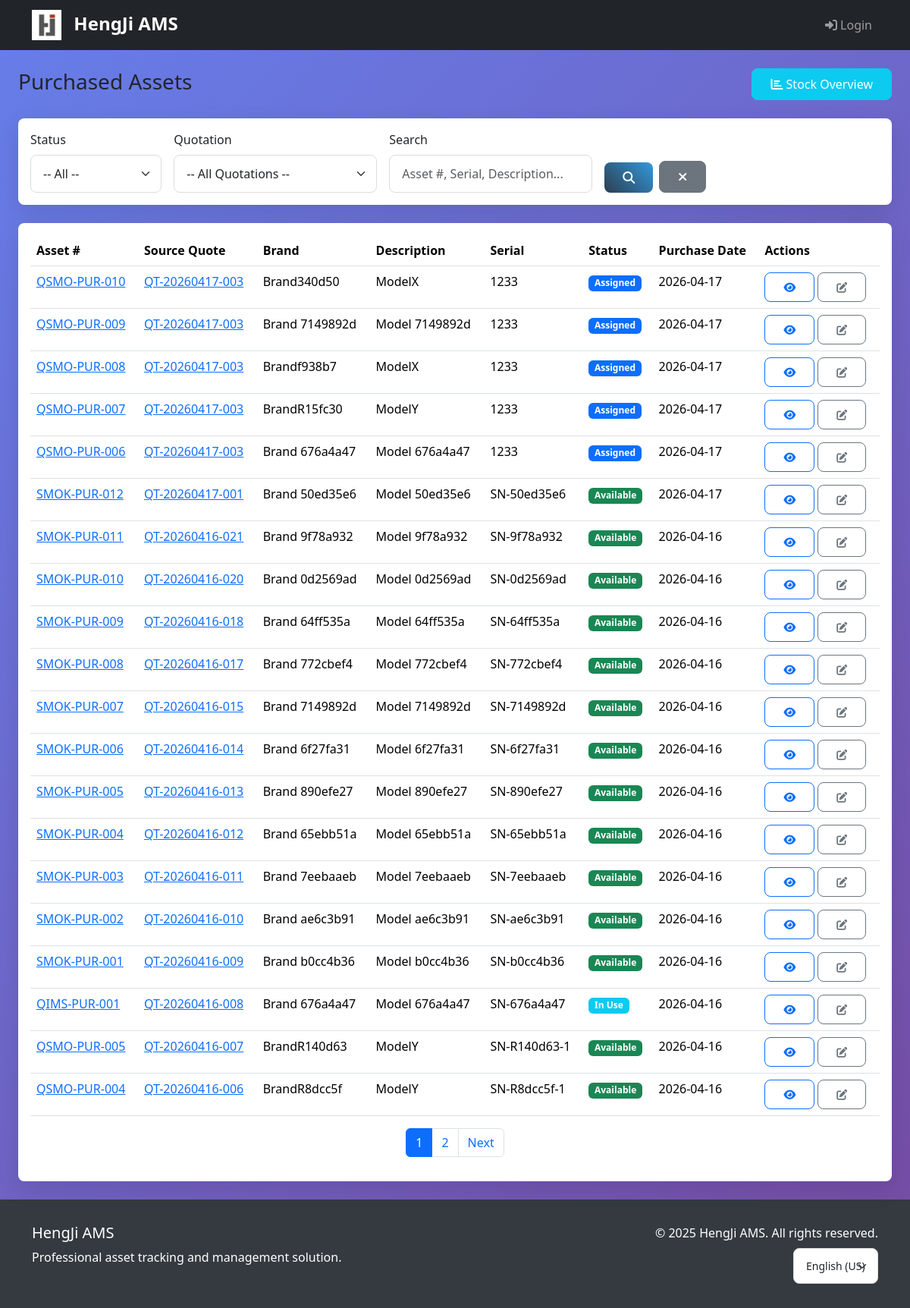
Page /en-us/purchases/ on the earlier database version.
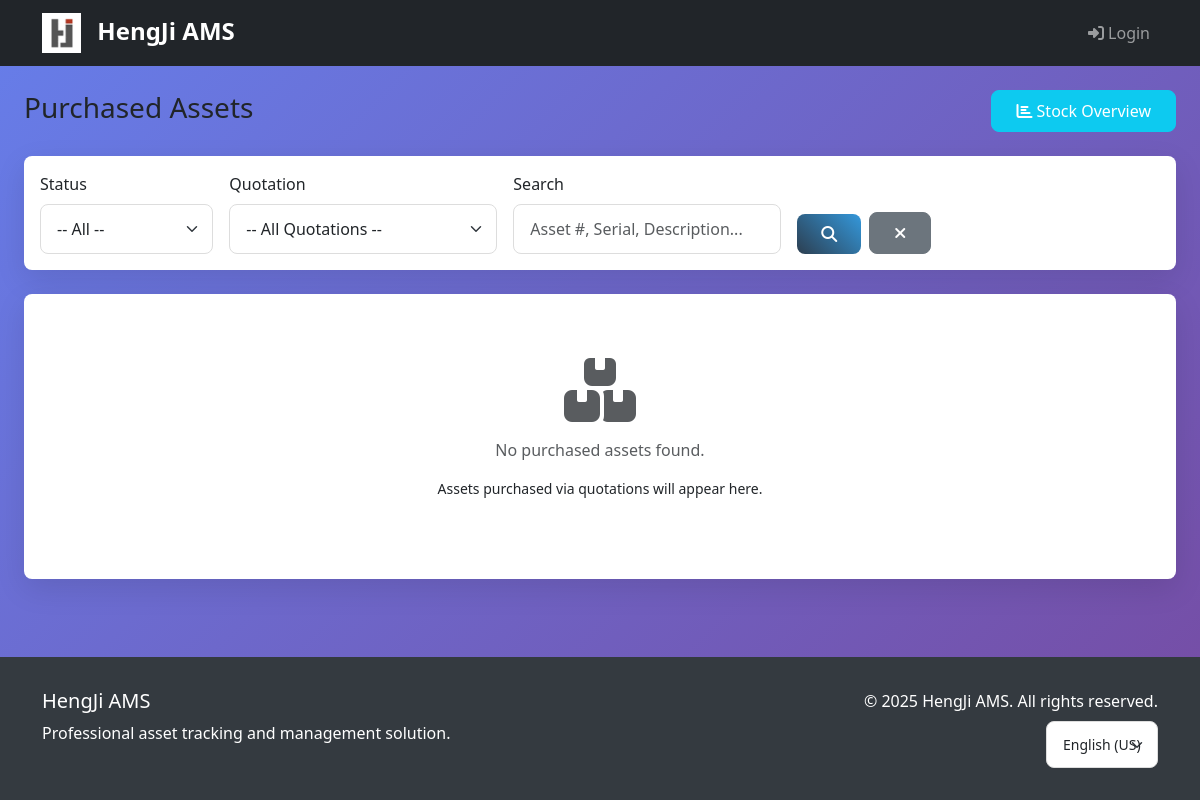
Same page on the later database version.
### assets/models.py (models this page shows, shortened)
class Asset(models.Model):
    class AssetStatus(models.TextChoices):
        AVAILABLE = 'available', _('Available')
        ASSIGNED = 'assigned', _('Assigned')
        IN_USE = 'in_use', _('In Use')
        MAINTENANCE = 'maintenance', _('Under Maintenance')
        REPAIR = 'repair', _('Under Repair')
        RETIRED = 'retired', _('Retired')
        DISPOSED = 'disposed', _('Disposed')
        LOST = 'lost', _('Lost')
        STOLEN = 'stolen', _('Stolen')
    class AssetCondition(models.TextChoices):
        EXCELLENT = 'excellent', _('Excellent')
        GOOD = 'good', _('Good')
        FAIR = 'fair', _('Fair')
        POOR = 'poor', _('Poor')
        DAMAGED = 'damaged', _('Damaged')
    id = models.UUIDField(primary_key=True, default=uuid.uuid4, editable=False)
    asset_number = models.CharField(
        max_length=100,
        unique=True,
        blank=True,  # Allow blank for auto-generation
        verbose_name=_('Asset Number'),
        help_text=_('Unique identifier for the asset (auto-generated if left blank)')
    )
    description = models.TextField(
        blank=True,
        verbose_name=_('Description')
    )
    category = models.ForeignKey(
        AssetCategory,
        on_delete=models.PROTECT,
        related_name='assets',
        verbose_name=_('Category')
    )
    brand = models.ForeignKey(
        AssetBrand,
        on_delete=models.PROTECT,
        related_name='assets',
        verbose_name=_('Brand')
    )
    model = models.ForeignKey(
        AssetModel,
        on_delete=models.SET_NULL,
        null=True,
        blank=True,
        related_name='assets',
        verbose_name=_('Model')
    )
    serial_number = models.CharField(
        max_length=255,
        blank=True,
        verbose_name=_('Serial Number')
    )
    barcode = models.CharField(
        max_length=255,
        blank=True,
        unique=True,
        verbose_name=_('Barcode'),
        help_text=_('Barcode for scanning')
    )
    company = models.ForeignKey(
        'companies.Company',
        on_delete=models.CASCADE,
        related_name='assets',
        verbose_name=_('Company')
    )
    division = models.ForeignKey(
        'companies.Division',
        on_delete=models.SET_NULL,
        null=True,
        blank=True,
        related_name='assets',
        verbose_name=_('Division')
    )
    assigned_to = models.ForeignKey(
        settings.AUTH_USER_MODEL,
        on_delete=models.SET_NULL,
        null=True,
        blank=True,
        related_name='assigned_assets',
        verbose_name=_('Assigned To'),
        help_text=_('User to whom this asset is assigned')
    )
    location = models.ForeignKey(
        'companies.Location',
        on_delete=models.SET_NULL,
        null=True,
        blank=True,
        related_name='assets',
        verbose_name=_('Location'),
        help_text=_('Physical location where the asset is located')
    )
    current_location = models.CharField(
        max_length=255,
        blank=True,
        verbose_name=_('Current Location (Legacy)'),
        help_text=_('Physical location of the asset - deprecated, use Location field')
    )
    status = models.CharField(
        max_length=20,
        choices=AssetStatus.choices,
        default=AssetStatus.AVAILABLE,
        verbose_name=_('Status')
    )
    condition = models.CharField(
        max_length=20,
        choices=AssetCondition.choices,
        default=AssetCondition.GOOD,
        verbose_name=_('Condition')
    )
    purchase_price = models.DecimalField(
        max_digits=12,
        decimal_places=2,
        null=True,
        blank=True,
        verbose_name=_('Purchase Price')
    )
    current_value = models.DecimalField(
        max_digits=12,
        decimal_places=2,
        null=True,
        blank=True,
        verbose_name=_('Current Value')
    )
    purchase_date = models.DateField(
        null=True,
        blank=True,
        verbose_name=_('Purchase Date')
    )
    source_quotation = models.ForeignKey(
        'quotations.Quotation',
        on_delete=models.SET_NULL,
        null=True,
        blank=True,
        related_name='purchased_assets',
        verbose_name=_('Source Quotation')
    )
    warranty_start_date = models.DateField(
        null=True,
        blank=True,
        verbose_name=_('Warranty Start Date')
    )
    warranty_end_date = models.DateField(
        null=True,
        blank=True,
        verbose_name=_('Warranty End Date')
    )
    warranty_provider = models.CharField(
        max_length=255,
        blank=True,
        verbose_name=_('Warranty Provider')
    )
    photo = models.ImageField(
        upload_to=asset_photo_upload_path,
        blank=True,
        null=True,
        verbose_name=_('Photo')
    )
    notes = models.TextField(
        blank=True,
        verbose_name=_('Notes')
    )
    created_by = models.ForeignKey(
        settings.AUTH_USER_MODEL,
        on_delete=models.SET_NULL,
        null=True,
        related_name='created_assets',
        verbose_name=_('Created By')
    )
    created_at = models.DateTimeField(auto_now_add=True, verbose_name=_('Created At'))
    updated_at = models.DateTimeField(auto_now=True, verbose_name=_('Updated At'))
    last_audit_date = models.DateTimeField(
        null=True,
        blank=True,
        verbose_name=_('Last Audit Date')
    )
    class Meta:
        verbose_name = _('Asset')
        verbose_name_plural = _('Assets')
        ordering = ['-created_at']
        indexes = [
            models.Index(fields=['asset_number']),
            models.Index(fields=['serial_number']),
            models.Index(fields=['barcode']),
            models.Index(fields=['status']),
            models.Index(fields=['company']),
        ]

class AssetBrand(models.Model):
    id = models.UUIDField(primary_key=True, default=uuid.uuid4, editable=False)
    name = models.CharField(
        max_length=255,
        unique=True,
        verbose_name=_('Brand Name')
    )
    code = models.CharField(
        max_length=50,
        unique=True,
        verbose_name=_('Brand Code'),
        help_text=_('Short code for the brand (e.g., DELL, HP, APPLE)')
    )
    description = models.TextField(
        blank=True,
        verbose_name=_('Description')
    )
    website = models.URLField(
        blank=True,
        verbose_name=_('Website')
    )
    support_email = models.EmailField(
        blank=True,
        verbose_name=_('Support Email')
    )
    support_phone = models.CharField(
        max_length=20,
        blank=True,
        verbose_name=_('Support Phone')
    )
    is_active = models.BooleanField(default=True, verbose_name=_('Active'))
    created_at = models.DateTimeField(auto_now_add=True, verbose_name=_('Created At'))
    updated_at = models.DateTimeField(auto_now=True, verbose_name=_('Updated At'))
    class Meta:
        verbose_name = _('Asset Brand')
        verbose_name_plural = _('Asset Brands')
        ordering = ['name']

### quotations/models.py (models this page shows, shortened)
class Quotation(models.Model):
    class QuotationStatus(models.TextChoices):
        DRAFT = 'draft', _('Draft')
        SENT = 'sent', _('Sent')
        CONFIRMED = 'confirmed', _('Confirmed')
        EXPIRED = 'expired', _('Expired')
        CANCELLED = 'cancelled', _('Cancelled')
    quotation_number = models.CharField(
        max_length=50,
        unique=True,
        verbose_name=_('Quotation Number')
    )
    customer = models.ForeignKey(
        Company,
        on_delete=models.PROTECT,
        related_name='quotations',
        verbose_name=_('Customer')
    )
    quotation_date = models.DateField(
        default=datetime.date.today,
        verbose_name=_('Quotation Date')
    )
    valid_until = models.DateField(
        verbose_name=_('Valid Until')
    )
    attn = models.CharField(
        max_length=200,
        blank=True,
        verbose_name=_('Attention')
    )
    tel = models.CharField(
        max_length=20,
        blank=True,
        verbose_name=_('Telephone')
    )
    status = models.CharField(
        max_length=20,
        choices=QuotationStatus.choices,
        default=QuotationStatus.SENT,
        verbose_name=_('Status')
    )
    total_without_tax = models.DecimalField(
        max_digits=14,
        decimal_places=2,
        default=Decimal('0.00'),
        validators=[MinValueValidator(Decimal('0.00'))],
        verbose_name=_('Total Without Tax')
    )
    total_with_tax = models.DecimalField(
        max_digits=14,
        decimal_places=2,
        default=Decimal('0.00'),
        validators=[MinValueValidator(Decimal('0.00'))],
        verbose_name=_('Total With Tax')
    )
    total_tax = models.DecimalField(
        max_digits=14,
        decimal_places=2,
        default=Decimal('0.00'),
        validators=[MinValueValidator(Decimal('0.00'))],
        verbose_name=_('Total Tax')
    )
    notes = models.TextField(
        blank=True,
        verbose_name=_('Notes')
    )
    created_at = models.DateTimeField(auto_now_add=True, verbose_name=_('Created At'))
    updated_at = models.DateTimeField(auto_now=True, verbose_name=_('Updated At'))
    class Meta:
        verbose_name = _('Quotation')
        verbose_name_plural = _('Quotations')
        ordering = ['-created_at']

### purchases/views.py (the view)
# urls.py: path('', views.PurchaseListView.as_view(), name='list'),
class PurchaseListView(ListView):
    model = Asset
    template_name = 'purchases/list.html'
    context_object_name = 'assets'
    paginate_by = 20
    def get_queryset(self):
        queryset = Asset.objects.filter(
            source_quotation__isnull=False
        ).select_related('source_quotation', 'brand', 'model', 'category')
        quotation_id = self.request.GET.get('quotation')
        if quotation_id:
            queryset = queryset.filter(source_quotation_id=quotation_id)
        status = self.request.GET.get('status')
        if status:
            queryset = queryset.filter(status=status)
        search = self.request.GET.get('search')
        if search:
            queryset = queryset.filter(
                Q(asset_number__icontains=search) |
                Q(serial_number__icontains=search) |
                Q(description__icontains=search)
            )
        return queryset
    def get_context_data(self, **kwargs):
        context = super().get_context_data(**kwargs)
        context['status_choices'] = Asset.AssetStatus.choices
        context['selected_status'] = self.request.GET.get('status', '')
        context['search_query'] = self.request.GET.get('search', '')
        context['selected_quotation'] = self.request.GET.get('quotation', '')
        context['quotations'] = Quotation.objects.filter(
            purchased_assets__isnull=False
        ).distinct().order_by('-created_at')
        return context

### templates/purchases/list.html (shortened to what the changed rows need)
{% extends "base/base.html" %}
{% load i18n %}
{% block content %}
<div class="container-fluid">
    <div class="row mb-4">
        <div class="col-12 d-flex justify-content-between align-items-center">
            <h1 class="h3">{% trans "Purchased Assets" %}</h1>
        </div>
    </div>
    <div class="row">
        <div class="col-12">
            <div class="card">
                <div class="card-body">
                    {% if assets %}
                    <div class="table-responsive">
                        <table class="table table-hover">
                            <thead>
                                <tr>
                                    <th>{% trans "Asset #" %}</th>
                                    <th>{% trans "Source Quote" %}</th>
                                    <th>{% trans "Brand" %}</th>
                                    <th>{% trans "Description" %}</th>
                                    <th>{% trans "Serial" %}</th>
                                    <th>{% trans "Status" %}</th>
                                    <th>{% trans "Purchase Date" %}</th>
                                    <th>{% trans "Actions" %}</th>
                                </tr>
                            </thead>
                            <tbody>
                                {% for asset in assets %}
                                <tr>
                                    <td>
                                        <a href="{% url 'purchases:detail' asset.pk %}">
                                            {{ asset.asset_number }}
                                        </a>
                                    </td>
                                    <td>
                                        {% if asset.source_quotation %}
                                        <a href="{% url 'quotations:detail' asset.source_quotation.pk %}">
                                            {{ asset.source_quotation.quotation_number }}
                                        </a>
                                        {% else %}
                                        -
                                        {% endif %}
                                    </td>
                                    <td>{{ asset.brand.name|default:"-" }}</td>
                                    <td>{{ asset.description|truncatechars:30|default:"-" }}</td>
                                    <td>{{ asset.serial_number|default:"-" }}</td>
                                    <td>
                                        {% if asset.status == 'available' %}
                                        <span class="badge bg-success">{{ asset.get_status_display }}</span>
                                        {% elif asset.status == 'assigned' %}
                                        <span class="badge bg-primary">{{ asset.get_status_display }}</span>
                                        {% elif asset.status == 'in_use' %}
                                        <span class="badge bg-info">{{ asset.get_status_display }}</span>
                                        {% else %}
                                        <span class="badge bg-secondary">{{ asset.get_status_display }}</span>
                                        {% endif %}
                                    </td>
                                    <td>{{ asset.purchase_date|date:"Y-m-d"|default:"-" }}</td>
                                    <td>
                                        <a href="{% url 'purchases:detail' asset.pk %}" class="btn btn-sm btn-outline-primary">
                                            <i class="fas fa-eye"></i>
                                        </a>
                                        <button type="button" class="btn btn-sm btn-outline-secondary edit-serial-btn"
                                                data-asset-pk="{{ asset.pk }}" data-serial="{{ asset.serial_number|default:'' }}">
                                            <i class="fas fa-edit"></i>
                                        </button>
                                    </td>
                                </tr>
                                {% endfor %}
                            </tbody>
                        </table>
                    </div>
                    {% if page_obj.has_other_pages %}
                    <nav aria-label="{% trans 'Asset list pagination' %}">
                        <ul class="pagination justify-content-center">
                            {% for num in page_obj.paginator.page_range %}
                            {% if page_obj.number == num %}
                            <li class="page-item active"><span class="page-link">{{ num }}</span></li>
                            {% elif num > page_obj.number|add:'-3' and num < page_obj.number|add:'3' %}
                            <li class="page-item"><a class="page-link" href="?page={{ num }}">{{ num }}</a></li>
                            {% endif %}
                            {% endfor %}
                            {% if page_obj.has_next %}
                            <li class="page-item">
                                <a class="page-link" href="?page={{ page_obj.next_page_number }}">
                                    {% trans "Next" %}
                                </a>
                            </li>
                            {% endif %}
                        </ul>
                    </nav>
                    {% endif %}
                    {% else %}
                    <div class="text-center py-5">
                        <i class="fas fa-boxes fa-4x text-muted mb-3"></i>
                        <p class="text-muted">{% trans "No purchased assets found." %}</p>
                        <p class="small">{% trans "Assets purchased via quotations will appear here." %}</p>
                    </div>
                    {% endif %}
                </div>
            </div>
        </div>
    </div>
</div>
{% endblock %}

Differences in the rows shown:
removed Asset: asset_number "QSMO-PUR-010", source_quotation.quotation_number "QT-20260417-003", brand.name "Brand340d50", description "ModelX", serial_number "1233", status "Assigned", purchase_date "2026-04-17"
removed Asset: asset_number "QSMO-PUR-009", source_quotation.quotation_number "QT-20260417-003", brand.name "Brand 7149892d", description "Model 7149892d", serial_number "1233", status "Assigned", purchase_date "2026-04-17"
removed Asset: asset_number "QSMO-PUR-008", source_quotation.quotation_number "QT-20260417-003", brand.name "Brandf938b7", description "ModelX", serial_number "1233", status "Assigned", purchase_date "2026-04-17"
removed Asset: asset_number "QSMO-PUR-007", source_quotation.quotation_number "QT-20260417-003", brand.name "BrandR15fc30", description "ModelY", serial_number "1233", status "Assigned", purchase_date "2026-04-17"
removed Asset: asset_number "QSMO-PUR-006", source_quotation.quotation_number "QT-20260417-003", brand.name "Brand 676a4a47", description "Model 676a4a47", serial_number "1233", status "Assigned", purchase_date "2026-04-17"
removed Asset: asset_number "SMOK-PUR-012", source_quotation.quotation_number "QT-20260417-001", brand.name "Brand 50ed35e6", description "Model 50ed35e6", serial_number "SN-50ed35e6", status "Available", purchase_date "2026-04-17"
removed Asset: asset_number "SMOK-PUR-011", source_quotation.quotation_number "QT-20260416-021", brand.name "Brand 9f78a932", description "Model 9f78a932", serial_number "SN-9f78a932", status "Available", purchase_date "2026-04-16"
removed Asset: asset_number "SMOK-PUR-010", source_quotation.quotation_number "QT-20260416-020", brand.name "Brand 0d2569ad", description "Model 0d2569ad", serial_number "SN-0d2569ad", status "Available", purchase_date "2026-04-16"
removed Asset: asset_number "SMOK-PUR-009", source_quotation.quotation_number "QT-20260416-018", brand.name "Brand 64ff535a", description "Model 64ff535a", serial_number "SN-64ff535a", status "Available", purchase_date "2026-04-16"
removed Asset: asset_number "SMOK-PUR-008", source_quotation.quotation_number "QT-20260416-017", brand.name "Brand 772cbef4", description "Model 772cbef4", serial_number "SN-772cbef4", status "Available", purchase_date "2026-04-16"
removed Asset: asset_number "SMOK-PUR-007", source_quotation.quotation_number "QT-20260416-015", brand.name "Brand 7149892d", description "Model 7149892d", serial_number "SN-7149892d", status "Available", purchase_date "2026-04-16"
removed Asset: asset_number "SMOK-PUR-006", source_quotation.quotation_number "QT-20260416-014", brand.name "Brand 6f27fa31", description "Model 6f27fa31", serial_number "SN-6f27fa31", status "Available", purchase_date "2026-04-16"
removed Asset: asset_number "SMOK-PUR-005", source_quotation.quotation_number "QT-20260416-013", brand.name "Brand 890efe27", description "Model 890efe27", serial_number "SN-890efe27", status "Available", purchase_date "2026-04-16"
removed Asset: asset_number "SMOK-PUR-004", source_quotation.quotation_number "QT-20260416-012", brand.name "Brand 65ebb51a", description "Model 65ebb51a", serial_number "SN-65ebb51a", status "Available", purchase_date "2026-04-16"
removed Asset: asset_number "SMOK-PUR-003", source_quotation.quotation_number "QT-20260416-011", brand.name "Brand 7eebaaeb", description "Model 7eebaaeb", serial_number "SN-7eebaaeb", status "Available", purchase_date "2026-04-16"
removed Asset: asset_number "SMOK-PUR-002", source_quotation.quotation_number "QT-20260416-010", brand.name "Brand ae6c3b91", description "Model ae6c3b91", serial_number "SN-ae6c3b91", status "Available", purchase_date "2026-04-16"
removed Asset: asset_number "SMOK-PUR-001", source_quotation.quotation_number "QT-20260416-009", brand.name "Brand b0cc4b36", description "Model b0cc4b36", serial_number "SN-b0cc4b36", status "Available", purchase_date "2026-04-16"
removed Asset: asset_number "QIMS-PUR-001", source_quotation.quotation_number "QT-20260416-008", brand.name "Brand 676a4a47", description "Model 676a4a47", serial_number "SN-676a4a47", status "In Use", purchase_date "2026-04-16"
removed Asset: asset_number "QSMO-PUR-005", source_quotation.quotation_number "QT-20260416-007", brand.name "BrandR140d63", description "ModelY", serial_number "SN-R140d63-1", status "Available", purchase_date "2026-04-16"
removed Asset: asset_number "QSMO-PUR-004", source_quotation.quotation_number "QT-20260416-006", brand.name "BrandR8dcc5f", description "ModelY", serial_number "SN-R8dcc5f-1", status "Available", purchase_date "2026-04-16"
Other differences:
text no longer shown: "Asset # Source Quote Brand Description Serial Status Purchase Date Actions Next"
text now shown: "No purchased assets found. Assets purchased via quotations will appear here."
list line gone: "1"
list line gone: "2"
